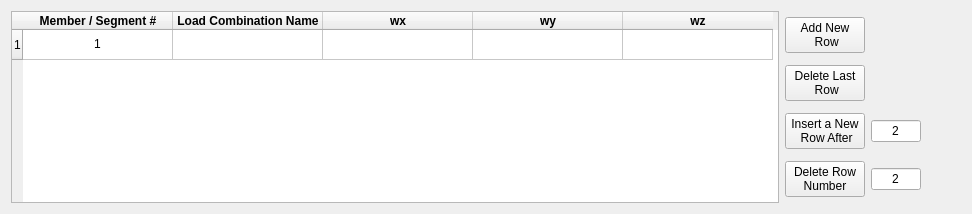
          <widget class="QWidget" name="Def_Uni_Load">
           <attribute name="title">
            <string>Define Uniform Loads</string>
           </attribute>
           <layout class="QHBoxLayout" name="horizontalLayout_10">
            <item>
             <widget class="QTableWidget" name="Uniform_loading_table">
              <property name="minimumSize">
               <size>
                <width>768</width>
                <height>0</height>
               </size>
              </property>
              <property name="dragDropMode">
               <enum>QAbstractItemView::DragDrop</enum>
              </property>
              <property name="alternatingRowColors">
               <bool>true</bool>
              </property>
              <attribute name="horizontalHeaderDefaultSectionSize">
               <number>150</number>
              </attribute>
              <row>
               <property name="text">
                <string>1</string>
               </property>
              </row>
              <column>
               <property name="text">
                <string>Member / Segment #</string>
               </property>
               <property name="font">
                <font>
                 <weight>75</weight>
                 <bold>true</bold>
                </font>
               </property>
              </column>
              <column>
               <property name="text">
                <string>Load Combination Name</string>
               </property>
               <property name="font">
                <font>
                 <weight>75</weight>
                 <bold>true</bold>
                </font>
               </property>
              </column>
              <column>
               <property name="text">
                <string>wx</string>
               </property>
               <property name="font">
                <font>
                 <weight>75</weight>
                 <bold>true</bold>
                </font>
               </property>
              </column>
              <column>
               <property name="text">
                <string>wy</string>
               </property>
               <property name="font">
                <font>
                 <weight>75</weight>
                 <bold>true</bold>
                </font>
               </property>
              </column>
              <column>
               <property name="text">
                <string>wz</string>
               </property>
               <property name="font">
                <font>
                 <weight>75</weight>
                 <bold>true</bold>
                </font>
               </property>
              </column>
              <item row="0" column="0">
               <property name="text">
                <string>1</string>
               </property>
               <property name="textAlignment">
                <set>AlignHCenter|AlignVCenter|AlignCenter</set>
               </property>
              </item>
              <item row="0" column="1">
               <property name="text">
                <string/>
               </property>
               <property name="flags">
                <set>ItemIsSelectable|ItemIsDragEnabled|ItemIsDropEnabled|ItemIsUserCheckable|ItemIsEnabled</set>
               </property>
              </item>
             </widget>
            </item>
            <item>
             <layout class="QGridLayout" name="gridLayout_16">
              <item row="1" column="0">
               <widget class="QPushButton" name="Delete_last_row_uni_load">
                <property name="minimumSize">
                 <size>
                  <width>0</width>
                  <height>0</height>
                 </size>
                </property>
                <property name="maximumSize">
                 <size>
                  <width>200</width>
                  <height>16777215</height>
                 </size>
                </property>
                <property name="text">
                 <string>Delete Last 
 Row</string>
                </property>
               </widget>
              </item>
              <item row="3" column="0">
               <widget class="QPushButton" name="Delete_new_row_button_uni_load">
                <property name="maximumSize">
                 <size>
                  <width>150</width>
                  <height>16777215</height>
                 </size>
                </property>
                <property name="text">
                 <string>Delete Row 
Number</string>
                </property>
               </widget>
              </item>
              <item row="2" column="0">
               <widget class="QPushButton" name="Insert_new_row_button_uni_load">
                <property name="enabled">
                 <bool>true</bool>
                </property>
                <property name="maximumSize">
                 <size>
                  <width>150</width>
                  <height>16777215</height>
                 </size>
                </property>
                <property name="text">
                 <string>Insert a New 
 Row After</string>
                </property>
               </widget>
              </item>
              <item row="0" column="0">
               <widget class="QPushButton" name="Add_new_row_uni_load">
                <property name="maximumSize">
                 <size>
                  <width>200</width>
                  <height>16777215</height>
                 </size>
                </property>
                <property name="text">
                 <string>Add New
 Row</string>
                </property>
               </widget>
              </item>
              <item row="2" column="1">
               <widget class="QLineEdit" name="Inser_number_uni_load">
                <property name="maximumSize">
                 <size>
                  <width>50</width>
                  <height>16777215</height>
                 </size>
                </property>
                <property name="layoutDirection">
                 <enum>Qt::LeftToRight</enum>
                </property>
                <property name="text">
                 <string>2</string>
                </property>
                <property name="alignment">
                 <set>Qt::AlignCenter</set>
                </property>
               </widget>
              </item>
              <item row="3" column="1">
               <widget class="QLineEdit" name="Delete_number_uni_load">
                <property name="maximumSize">
                 <size>
                  <width>50</width>
                  <height>16777215</height>
                 </size>
                </property>
                <property name="text">
                 <string>2</string>
                </property>
                <property name="alignment">
                 <set>Qt::AlignCenter</set>
                </property>
               </widget>
              </item>
             </layout>
            </item>
            <item>
             <spacer name="horizontalSpacer_10">
              <property name="orientation">
               <enum>Qt::Horizontal</enum>
              </property>
              <property name="sizeHint" stdset="0">
               <size>
                <width>40</width>
                <height>20</height>
               </size>
              </property>
             </spacer>
            </item>
           </layout>
          </widget>
